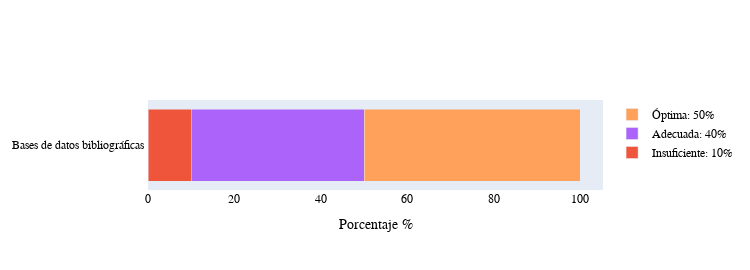

The cell this chart's notebook holds for it:
### Code cell
opinion_data_sets(path_file_sorted)

### Figure 1 — Plotly figure (JSON) as saved in the notebook; plotly's stock layout.template omitted (floating-point values rounded to 4 significant figures)
{"data": [{"name": "Muy insuficiente", "orientation": "h", "type": "bar", "x": [], "y": ["Bases de datos bibliográficas "]}, {"name": "Insuficiente: 10%", "orientation": "h", "type": "bar", "x": [10], "y": ["Bases de datos bibliográficas "]}, {"name": "Regular: 9.1%", "orientation": "h", "type": "bar", "x": [], "y": ["Bases de datos bibliográficas "]}, {"name": "Adecuada: 40%", "orientation": "h", "type": "bar", "x": [40], "y": ["Bases de datos bibliográficas "]}, {"name": "Óptima: 50%", "orientation": "h", "type": "bar", "x": [50], "y": ["Bases de datos bibliográficas "]}], "layout": {"barmode": "stack", "font": {"color": "black", "family": "Rockwell", "size": 12}, "height": 270, "legend": {"title": {"font": {"color": "green"}}}, "title": {"font": {"color": "black", "family": "Rockwell", "size": 12}, "text": ""}, "width": 750, "xaxis": {"title": {"text": "Porcentaje %"}}}}
